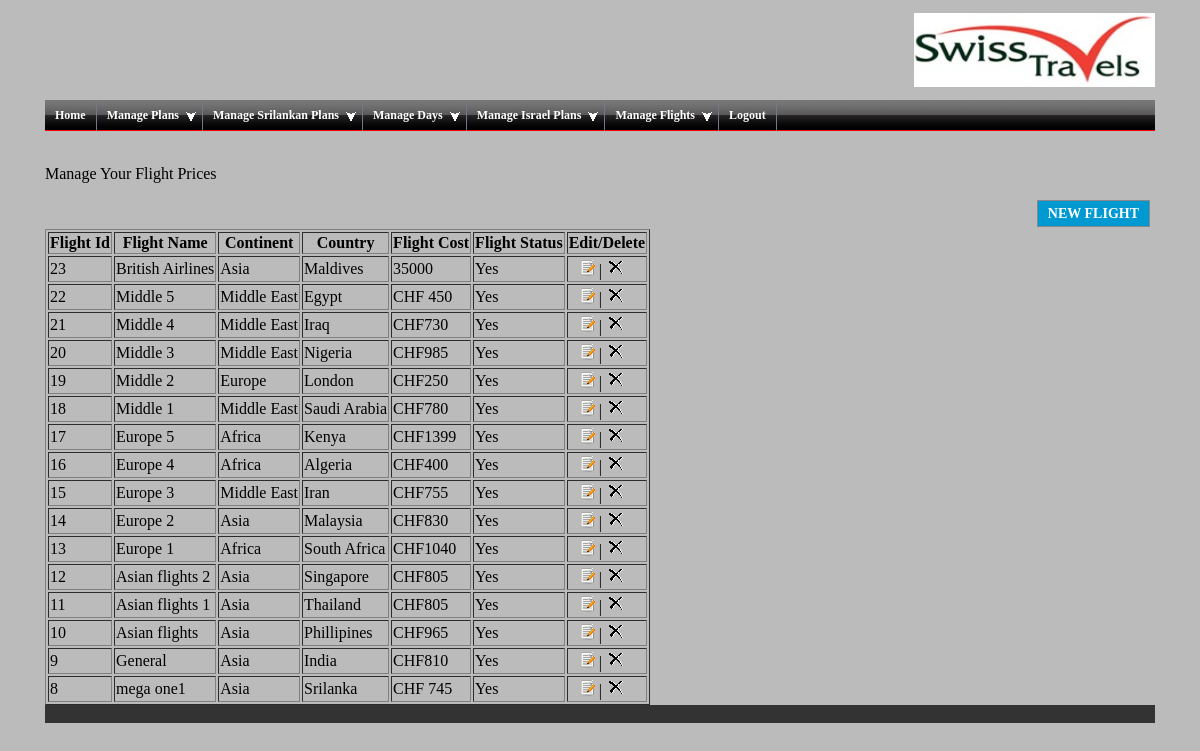
Page /controlend/flight_prices.php (signed in) on the committed database.
### tables this page shows
CREATE TABLE IF NOT EXISTS `flight_prices` (
  `flight_id` int(11) NOT NULL AUTO_INCREMENT,
  `flight_name` varchar(200) DEFAULT NULL,
  `country_name` varchar(200) DEFAULT NULL,
  `continent_name` varchar(200) DEFAULT NULL,
  `flight_cost` varchar(10) DEFAULT NULL,
  `flight_status` int(11) DEFAULT NULL,
  `insertedDate` datetime DEFAULT NULL,
  `updatedDate` datetime DEFAULT NULL,
  PRIMARY KEY (`flight_id`)
);

### controlend/includes/class.main.php (called while the page is built, shortened)
<?php
class SingleTon {
	public static function selectQuery($resultVar,$condVar = '',$tabVar,$fetchType = MY_BOTH,$nor = FALSE) {
		$arrSel					=		array();
		$selQuery				=		 "SELECT ".$resultVar." FROM ".$tabVar." ".$condVar." ";
		$selResult				=		mysql_query($selQuery) or die(mysql_error());
		while($resultRow		=		mysql_fetch_array($selResult,$fetchType)) {
			$totalRows[]		=		$resultRow;
		}
		if($nor) {
			$noofrows			=		mysql_num_rows($selResult);
			$arrSel				=		array($noofrows,$totalRows);
		} else {
			$arrSel				=		$totalRows;
		}
		return $arrSel;
	}
}
?>

### controlend/array_call.php (called while the page is built, shortened)
<?php
$flight_status_array = array('1'=>'Yes','2'=>'No');
?>

### controlend/flight_prices.php (the view, shortened to what this page needs)
<?php
require_once("array_call.php");
if(!isset($_COOKIE['userName']) && $_COOKIE['userName'] == '') {
	redirect(RELATIVE_PATH."/index.php");
}
else {
require_once("header.php");
?>
<tr>
	<td>
		<p>Manage Your Flight Prices</p>
	</td>
</tr>
<tr>
	<td>
		<div class="add_link"><a href="" onclick="newFlight();return false;" class="button-submit">New Flight</a></div>
	</td>
</tr>
<tr>
	<td>
		<table class="tablecss" border='1'>
			<tr class="thead">
				<th>Flight Id</th>
				<th>Flight Name</th>
				<th>Continent</th>
				<th>Country</th>
				<th>Flight Cost</th>
				<th>Flight Status</th>
				<th>Edit/Delete</td>
			</tr>
			<?php
			$result = SingleTon::selectQuery("flight_id,flight_name,continent_name,country_name,flight_cost,flight_status","ORDER BY flight_id DESC",TABLE_FLIGHT,MY_ASSOC,NOR_YES);
			$row_count = 0;
			$num_rows = $result[0];
			if($num_rows > 0) {
				foreach($result[1] as $result){
					$flight_id				=	$result["flight_id"];
					$flight_name			=	$result["flight_name"];
					$continent_name			=	$result["continent_name"];
					$country_name			=	$result["country_name"];
					$flight_cost			=	$result["flight_cost"];
					$flight_status			=	$result["flight_status"];
					$row_count++;
					if ($row_count%2 == 0) $row_class = 'class="odd"';
					else $row_class = 'class="even"';
			?>
			<tr <?php echo $row_class;?>>
				<td><?php echo $flight_id;?></td>
				<td><?php echo $flight_name;?></td>
				<td><?php $fl_con = 0; foreach($continent_array as $cont_key=>$cont_value) { if($cont_key == $continent_name) { $fl_con = 1;
				echo $cont_value; } }
				if($fl_con == 0) {
					echo $continent_name;
				}
				?></td>
				<td><?php $fl_cou = 0; foreach($country_array as $coun_key=>$coun_value) { if($coun_key == $country_name) {
				$fl_cou = 1;
				echo $coun_value; } }
				if($fl_cou == 0) {
					echo $country_name;
				}
				?></td>
				<td><?php echo $flight_cost; ?></td>
				<td><?php foreach($flight_status_array as $flight_status_key=>$flight_status_value) { if($flight_status_key == $flight_status) { echo $flight_status_value; } }  ?>
				</td>
				<td class="action">
					&nbsp;&nbsp;&nbsp;<a href="javascript:void(0);" onclick="editFlight('<?php echo $flight_id; ?>');return false;"><img border='0' src="<?php echo RELATIVE_PATH; ?>/images/edit.png" /></a>
					| <a href="javascript:void(0);" onclick="deleteFlight('<?php echo $flight_id;?>');return false;" ><img border='0' src="<?php echo RELATIVE_PATH; ?>/images/del.gif" /></a>
				</td>
			</tr>
			<?php } } else { ?>
				<tr <?php echo $row_class; ?>>
				<td colspan='11' align='center'>No Results Found</td>
				</tr>
			<?php } ?>
		</table>
  <tr>
    <td bgcolor="#333333">&nbsp;</td>
  </tr>
<?php } ?>
</body>
</html>

### controlend/css/homestyle.css (style rules this page uses)
body { background-attachment: scroll; background-color: #FF0000; background-repeat: repeat; background-position: left top; margin: 0px; padding: 0px; }

### controlend/css/common.css (style rules this page uses)
.button-submit { cursor: pointer; cursor: hand; border:1px solid #888; background:#0099D2; color:#FFF; font-weight:bold; padding:5px 10px; text-decoration:none; text-transform:uppercase; }
.add_link { text-align:right; font-size:14px; line-height:30px; padding-right:5px; }

### controlend/css/formcss.css (style rules this page uses)
body { background-attachment: scroll; background-color: #bbbbbb; background-repeat: repeat; background-position: left top; margin: 0px; padding: 0px; }

### rows in the picture
flight_prices: flight_id "23", flight_name "British Airlines", continent_name "Asia", country_name "Maldives", flight_cost "35000", flight_status_value "Yes"
flight_prices: flight_id "22", flight_name "Middle 5", continent_name "Middle East", country_name "Egypt", flight_cost "CHF 450", flight_status_value "Yes"
flight_prices: flight_id "21", flight_name "Middle 4", continent_name "Middle East", country_name "Iraq", flight_cost "CHF730", flight_status_value "Yes"
flight_prices: flight_id "20", flight_name "Middle 3", continent_name "Middle East", country_name "Nigeria", flight_cost "CHF985", flight_status_value "Yes"
flight_prices: flight_id "19", flight_name "Middle 2", continent_name "Europe", country_name "London", flight_cost "CHF250", flight_status_value "Yes"
flight_prices: flight_id "18", flight_name "Middle 1", continent_name "Middle East", country_name "Saudi Arabia", flight_cost "CHF780", flight_status_value "Yes"
flight_prices: flight_id "17", flight_name "Europe 5", continent_name "Africa", country_name "Kenya", flight_cost "CHF1399", flight_status_value "Yes"
flight_prices: flight_id "16", flight_name "Europe 4", continent_name "Africa", country_name "Algeria", flight_cost "CHF400", flight_status_value "Yes"
flight_prices: flight_id "15", flight_name "Europe 3", continent_name "Middle East", country_name "Iran", flight_cost "CHF755", flight_status_value "Yes"
flight_prices: flight_id "14", flight_name "Europe 2", continent_name "Asia", country_name "Malaysia", flight_cost "CHF830", flight_status_value "Yes"
flight_prices: flight_id "13", flight_name "Europe 1", continent_name "Africa", country_name "South Africa", flight_cost "CHF1040", flight_status_value "Yes"
flight_prices: flight_id "12", flight_name "Asian flights 2", continent_name "Asia", country_name "Singapore", flight_cost "CHF805", flight_status_value "Yes"
flight_prices: flight_id "11", flight_name "Asian flights 1", continent_name "Asia", country_name "Thailand", flight_cost "CHF805", flight_status_value "Yes"
flight_prices: flight_id "10", flight_name "Asian flights", continent_name "Asia", country_name "Phillipines", flight_cost "CHF965", flight_status_value "Yes"
flight_prices: flight_id "9", flight_name "General", continent_name "Asia", country_name "India", flight_cost "CHF810", flight_status_value "Yes"
flight_prices: flight_id "8", flight_name "mega one1", continent_name "Asia", country_name "Srilanka", flight_cost "CHF 745", flight_status_value "Yes"
